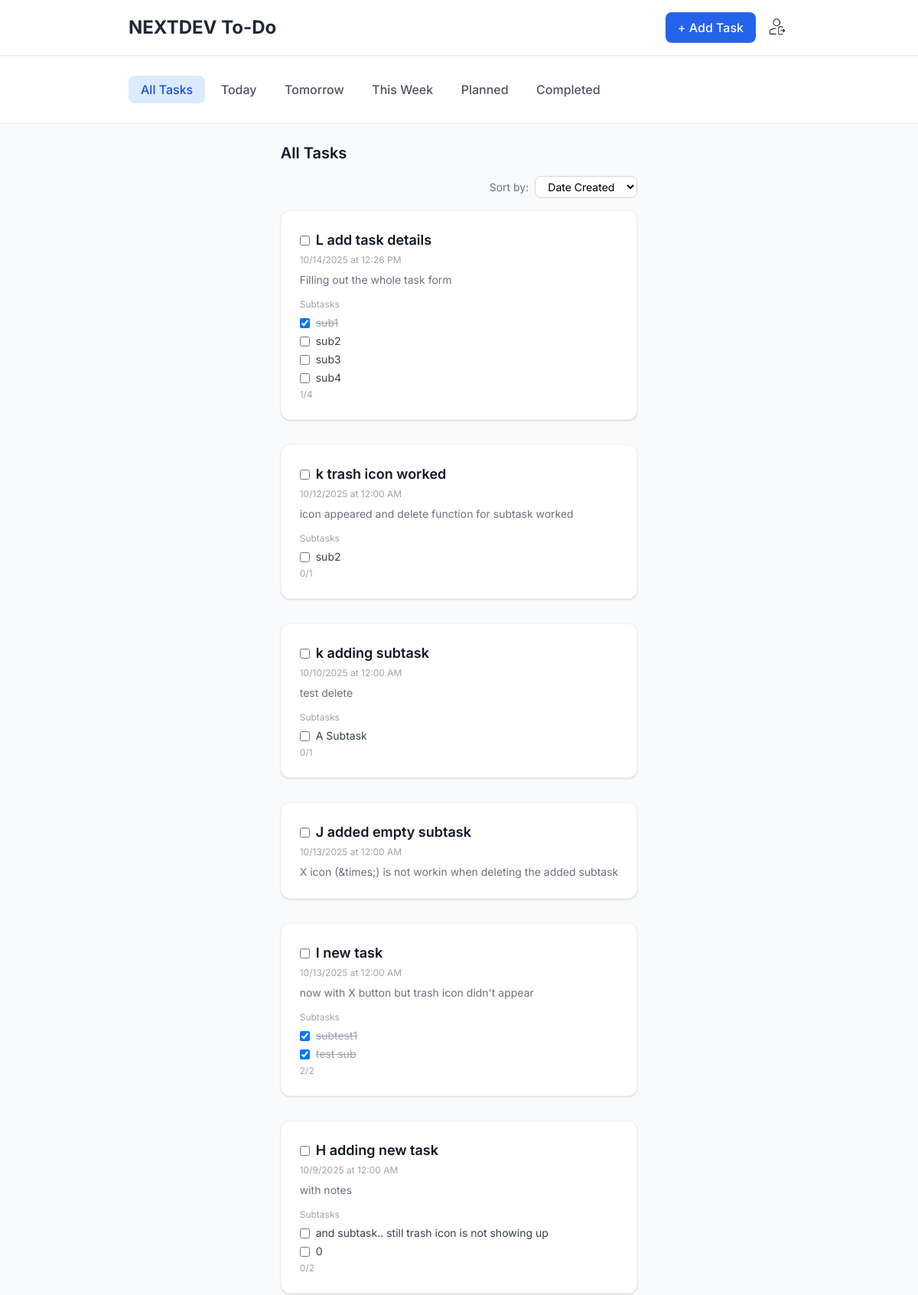
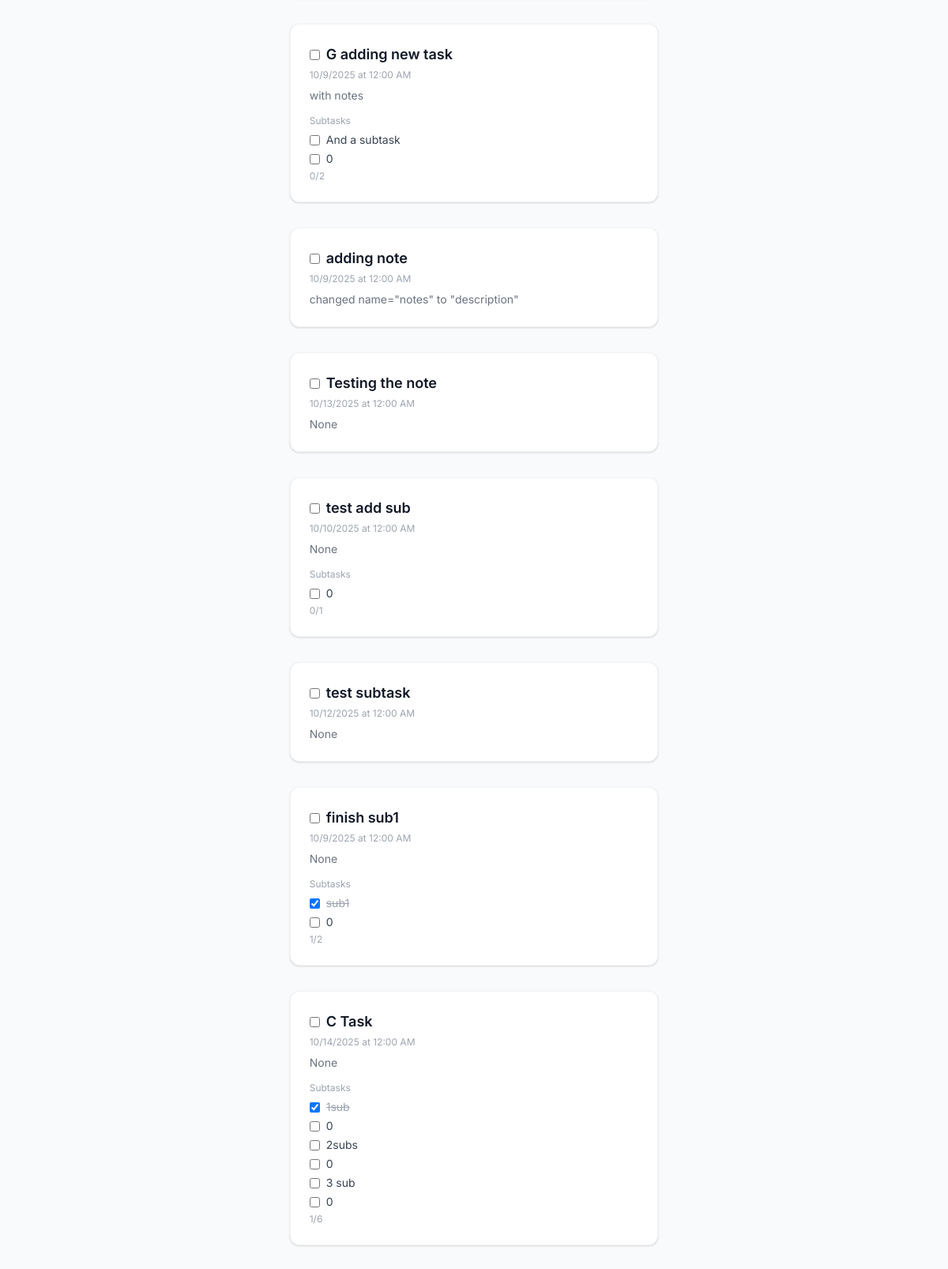
The page /todo/alltasks/ (signed in, upper part) on the database its author committed (2 pictures, top to bottom).
### todolist/models.py (models this page shows, shortened)
class Task(models.Model):
    user = models.ForeignKey(User, on_delete=models.CASCADE) # link to user
    priority_choices = [
        ('L', 'Low'),
        ('M', 'Medium'),
        ('H', 'High'),
    ]
    title = models.CharField(max_length=255)
    description = models.TextField(blank=True, null=True)
    completed = models.BooleanField(default=False)
    priority = models.CharField(
        max_length=1,
        choices=priority_choices,
        default='M',
    )
    due_date = models.DateTimeField(blank=True, null=True)
    created_at = models.DateTimeField(auto_now_add=True)
    updated_at = models.DateTimeField(auto_now=True)
    parent_task = models.ForeignKey(
        'self',
        on_delete=models.CASCADE,
        related_name='subtasks',
        blank=True,
        null=True,
    )
    @property
    def completed_subtasks_count(self):
        completed = self.subtasks.filter(completed=True).count()
        for sub in self.subtasks.all():
            completed += sub.completed_subtasks_count
        return completed
    @property
    def total_subtasks_count(self):
        total = self.subtasks.count()
        for sub in self.subtasks.all():
            total += sub.total_subtasks_count
        return total

### todolist/views.py (the view, shortened to what this page needs)
# urls.py: path('alltasks/', views.tasklist, name='task_list'),
@login_required
def tasklist(request):
    sort = request.GET.get('sort', 'created')
    now = timezone.now()
    today = now.date()
    tomorrow = today + timedelta(days=1)
    week_end = today + timedelta(days=7)
    page = request.resolver_match.url_name
    if page == 'completed':
        alltasks = Task.objects.filter(user=request.user).none() # No active tasks
        completedtasks = Task.objects.filter(user=request.user, completed=True, parent_task__isnull=True).prefetch_related('subtasks')
    else:
        alltasks = Task.objects.filter(user=request.user, completed=False, parent_task__isnull=True).prefetch_related('subtasks')
        completedtasks = Task.objects.filter(user=request.user, completed=True, parent_task__isnull=True).prefetch_related('subtasks')
    if page == 'today':
        alltasks = alltasks.filter(due_date__date=today)
        completedtasks = completedtasks.filter(due_date__date=today)
    elif page == 'tomorrow':
        alltasks = alltasks.filter(due_date__date=tomorrow)
        completedtasks = completedtasks.filter(due_date__date=tomorrow)
    elif page == 'this_week':
        alltasks = alltasks.filter(due_date__date__gte=today, due_date__date__lte=week_end)
        completedtasks = completedtasks.filter(due_date__date__gte=today, due_date__date__lte=week_end)
    elif page == 'planned':
        alltasks = alltasks.filter(due_date__date__gt=week_end)
        completedtasks = completedtasks.filter(due_date__date__gt=week_end)
    if sort == 'priority':
        alltasks = alltasks.order_by('-priority', '-id')
        completedtasks = completedtasks.order_by('-priority', '-id')
    elif sort == 'due_date':
        alltasks = alltasks.order_by('due_date', '-id')
        completedtasks = completedtasks.order_by('due_date', '-id')
    elif sort == 'title':
        alltasks = alltasks.order_by('title', '-id')
        completedtasks = completedtasks.order_by('title', '-id')
    else:  # default: created
        alltasks = alltasks.order_by('-id')
        completedtasks = completedtasks.order_by('-id')
    return render(request, 'task_list.html', {
        'alltasks': alltasks,
        'completedtasks': completedtasks,
        'page': page,
    })

### todolist/templates/task_list.html (shortened to what this page needs)
{% extends 'main.html' %}
{% load static %}
{% block content %}
<div class="space-y-8">
  {% for task in alltasks %}
    <div class="bg-white rounded-xl shadow border border-gray-100 p-6 flex flex-col gap-2">
      <div class="flex items-start justify-between">
        <div>
          <div class="flex items-center gap-2">
            <form method="POST" class="inline-flex items-center" style="margin: 0;">
              <input type="checkbox" class="accent-blue-600" {% if task.completed %}checked{% endif %} onchange="this.form.submit()">
            </form>
            <span class="font-semibold text-gray-900 text-lg">{{ task.title }}</span>
          </div>
          <div class="text-xs text-gray-400 mt-1">
            {{ task.due_date|date:"n/j/Y \\a\\t h:i A" }}
          </div>
          <div class="text-sm text-gray-500 mt-2">{{ task.description }}</div>
          {% if task.subtasks.all %}
            <div class="mt-2">
              <span class="text-xs text-gray-400">Subtasks</span>
              <div class="flex flex-col gap-1 mt-1">
                {% for subtask in task.subtasks.all %}
                  <div class="flex items-center gap-2">
                    <form method="POST" action="{% url 'toggle_subtask' subtask.id %}" class="inline-flex items-center" style="margin: 0;">
                      <input type="checkbox" name="
                      " {% if subtask.completed %}checked{% endif %} class="accent-green-500" onchange="this.form.submit()">
                    </form>
                    <span class="{% if subtask.completed %}line-through text-gray-400{% else %}text-gray-700{% endif %} text-sm">{{ subtask.title }}</span>
                  </div>
                {% endfor %}
              </div>
              <div class="text-xs text-gray-400 mt-1">{{ task.completed_subtasks_count }}/{{ task.total_subtasks_count }}</div>
            </div>
          {% endif %}
        </div>
      </div>
    </div>
  {% empty %}
    <div class="text-gray-400 text-center py-8">No tasks found.</div>
  {% endfor %}
</div>
{% endblock %}

### todolist/templates/main.html (style rules this page uses)
* { font-family: 'Inter', sans-serif; }

### rows shown on the page
Task: title "L add task details", due_date "10/14/2025 at 12:26 PM", description "Filling out the whole task form", completed_subtasks_count "1", total_subtasks_count "4"
Task: completed "☑", title "sub1"
Task: title "sub2"
Task: title "sub3"
Task: title "sub4"
Task: title "k trash icon worked", due_date "10/12/2025 at 12:00 AM", description "icon appeared and delete function for subtask worked", completed_subtasks_count "0", total_subtasks_count "1"
Task: title "sub2"
Task: title "k adding subtask", due_date "10/10/2025 at 12:00 AM", description "test delete", completed_subtasks_count "0", total_subtasks_count "1"
Task: title "A Subtask"
Task: title "J added empty subtask", due_date "10/13/2025 at 12:00 AM", description "X icon (&times;) is not workin when deleting the added subtask"
Task: title "I new task", due_date "10/13/2025 at 12:00 AM", description "now with X button but trash icon didn't appear", completed_subtasks_count "2", total_subtasks_count "2"
Task: completed "☑", title "subtest1"
Task: completed "☑", title "test sub"
Task: title "H adding new task", due_date "10/9/2025 at 12:00 AM", description "with notes", completed_subtasks_count "0", total_subtasks_count "2"
Task: title "and subtask.. still trash icon is not showing up"
Task: title "0"
Task: title "G adding new task", due_date "10/9/2025 at 12:00 AM", description "with notes", completed_subtasks_count "0", total_subtasks_count "2"
Task: title "And a subtask"
Task: title "0"
Task: title "adding note", due_date "10/9/2025 at 12:00 AM", description "changed name=\"notes\" to \"description\""
Task: title "Testing the note", due_date "10/13/2025 at 12:00 AM", description "None"
Task: title "test add sub", due_date "10/10/2025 at 12:00 AM", description "None", completed_subtasks_count "0", total_subtasks_count "1"
Task: title "0"
Task: title "test subtask", due_date "10/12/2025 at 12:00 AM", description "None"
Task: title "finish sub1", due_date "10/9/2025 at 12:00 AM", description "None", completed_subtasks_count "1", total_subtasks_count "2"
Task: completed "☑", title "sub1"
Task: title "0"
Task: title "C Task", due_date "10/14/2025 at 12:00 AM", description "None", completed_subtasks_count "1", total_subtasks_count "6"
Task: completed "☑", title "1sub"
Task: title "0"
Task: title "2subs"
Task: title "0"
Task: title "3 sub"
Task: title "0"
